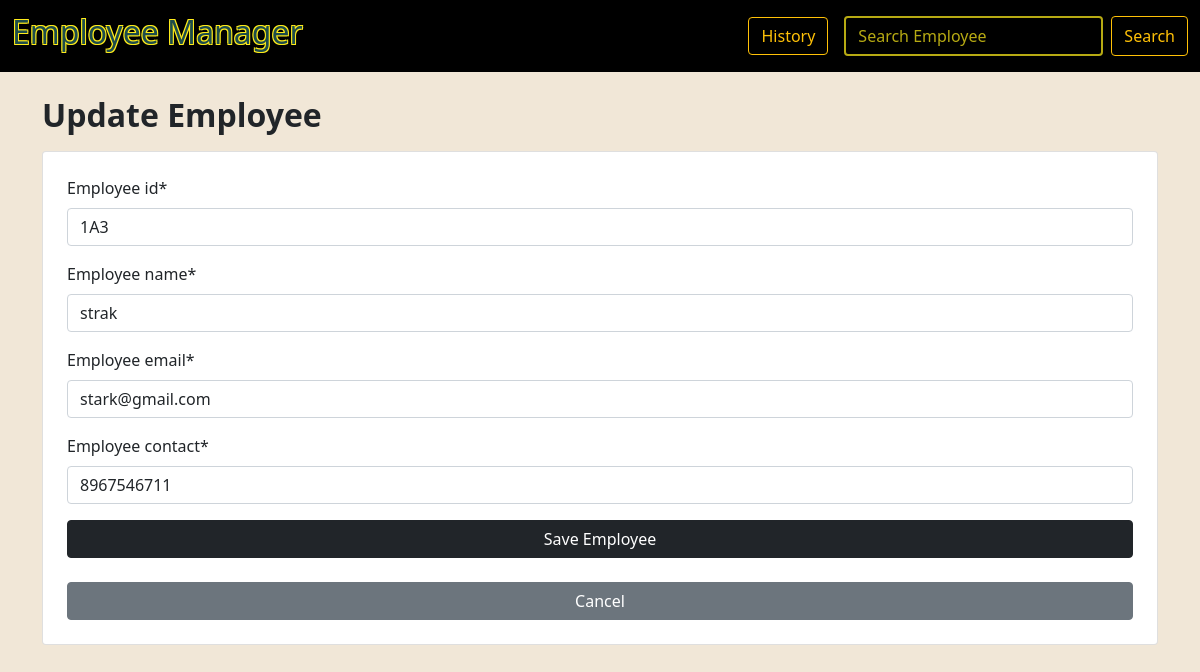
Page /update/4 on the committed database.
### employee/models.py (models this page shows, shortened)
class Employee(models.Model):
    employee_id = models.CharField(max_length=50)
    employee_name = models.CharField(max_length=100)
    employee_email = models.EmailField()
    employee_contact = models.CharField(max_length=50)
    created_at = models.DateTimeField(auto_now_add=True)  # New field

### employee/views.py (the view)
# urls.py: path('update/<int:pk>',update_employee,name='update'),
def update_employee(request,pk):
    employee=Employee.objects.get(id=pk)
    if request.method=='POST':
        form=EmployeeForm(request.POST,instance=employee)
        if form.is_valid():
            form.save()
            return redirect('list')
    else:
        form=EmployeeForm(instance=employee)
    return render(request,'update.html',{'form':form})

### employee/forms.py
class EmployeeForm(forms.ModelForm):
    class  Meta:
        model = Employee
        fields ='__all__'

### employee/templates/update.html (shortened to what this page needs)
{% extends "base.html" %}
{%block content%}
{%load crispy_forms_tags%}
<h2 class="fw-bold mb-3">Update Employee</h2>
<form method="POST" class="form-group  card p-4">
    {{form| crispy}}
<button type="submit" class="btn btn-dark">Save Employee</button><br>
<a href="{% url 'list'%}" class="btn btn-secondary">Cancel</a>
</form>
{%endblock%}

### rows in the picture
Employee: employee_id "1A3", employee_name "strak", employee_email "stark@gmail.com", employee_contact "8967546711"
